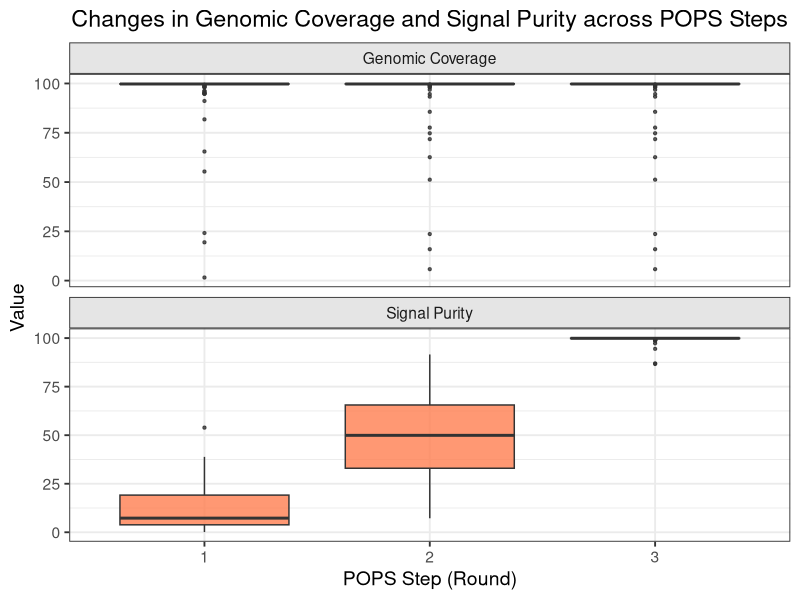
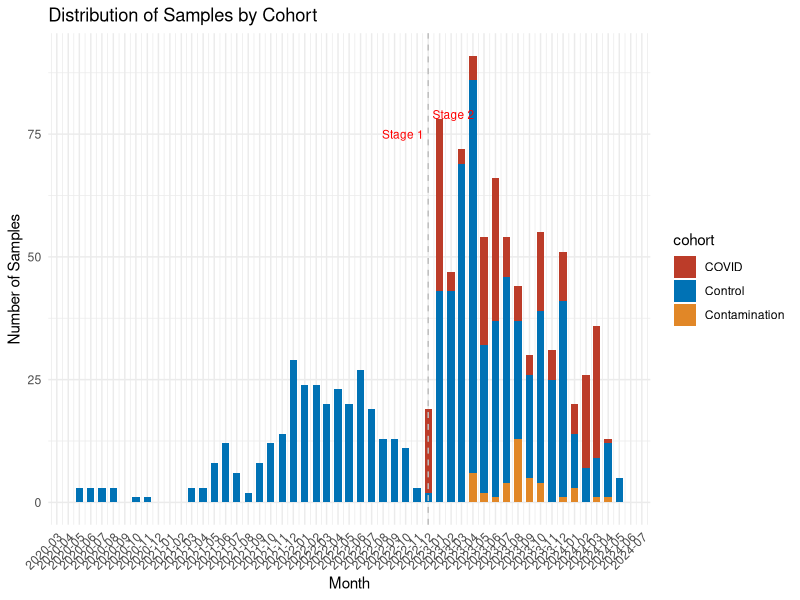

These charts were generated, in order, by the following R code:
library(ggplot2)
library(dplyr)
library(lubridate) 
colorsQ = c("#BC3C29FF" ,"#0072B5FF" ,"#E18727FF")
df <- read.table("Contamination.txt",head=T)
df$date <- as.Date(as.character(df$date), format = "%Y%m%d")
df <- df %>%
  mutate(month = floor_date(date, unit = "month")) %>% # Create monthly period column
  group_by(cohort, month) %>%
  summarise(count = n(), .groups = 'drop')
stage_date <- as.Date("20221201", format = "%Y%m%d")
df$cohort = factor(df$cohort,levels=c("COVID","Control","Contamination"))
plot <- ggplot(df, aes(x = month, y = count, fill = cohort)) +
  geom_bar(stat = "identity", position = "stack", width = 20) + # Adjust width for better visibility
  scale_fill_manual(values = colorsQ) +  # Specify colors for cohorts
  theme_minimal() +  # Use minimal theme for a clean look
  labs(x = "Month", y = "Number of Samples", title = "Distribution of Samples by Cohort") +
  geom_vline(xintercept = as.numeric(stage_date), linetype = "dashed", color = "grey", size = 0.5) +  # Vertical line for stage division
  annotate("text", x = stage_date, y = max(df$count) - 1, label = "Stage 2", color = "red", hjust = -0.1, size = 3) +  # Annotation for stage 2
  annotate("text", x = stage_date, y = max(df$count) - 5, label = "Stage 1", color = "red", hjust = 1.1, size = 3) +  # Annotation for stage 1
  scale_x_date(date_breaks = "1 month", date_labels = "%Y-%m") +  # Date format for x-axis
  theme(axis.text.x = element_text(angle = 45, hjust = 1))  # Rotate x-axis labels for better visibility


  # Load required libraries
library(ggplot2)
library(reshape2)
library(dplyr)

# Load your data
df <- read.table("SARS2.old.txt", header=TRUE, sep="\t")

# Summarize coverage and signal across POPS steps (round)
df_summary <- df %>%
  group_by(round) %>%
  summarise(mean_cov = mean(cov, na.rm = TRUE),
            mean_signal = mean(signal, na.rm = TRUE))

# Melt the data for plotting
df_melt <- melt(df, id.vars = c("sample", "prj", "mixNum", "round"),
                measure.vars = c("cov", "signal"),
                variable.name = "Metric", value.name = "Value")

# Plot boxplots for coverage and signal purity across rounds
p2 = ggplot(df_melt, aes(x = factor(round), y = Value, fill = Metric)) +
  geom_boxplot(alpha = 0.8, outlier.size = 0.8) +
  facet_wrap(~Metric, scales = "free_y", ncol = 1, labeller = labeller(Metric = c(cov = "Genomic Coverage", signal = "Signal Purity"))) +
  labs(title = "Changes in Genomic Coverage and Signal Purity across POPS Steps",
       x = "POPS Step (Round)",
       y = "Value") +
  scale_fill_manual(values = c("cov" = "#6CA6CD", "signal" = "#FF7F50")) +
  theme_bw(base_size = 14) +
  theme(strip.background = element_rect(fill = "gray90"),
        legend.position = "none",
        plot.title = element_text(hjust = 0.5))
